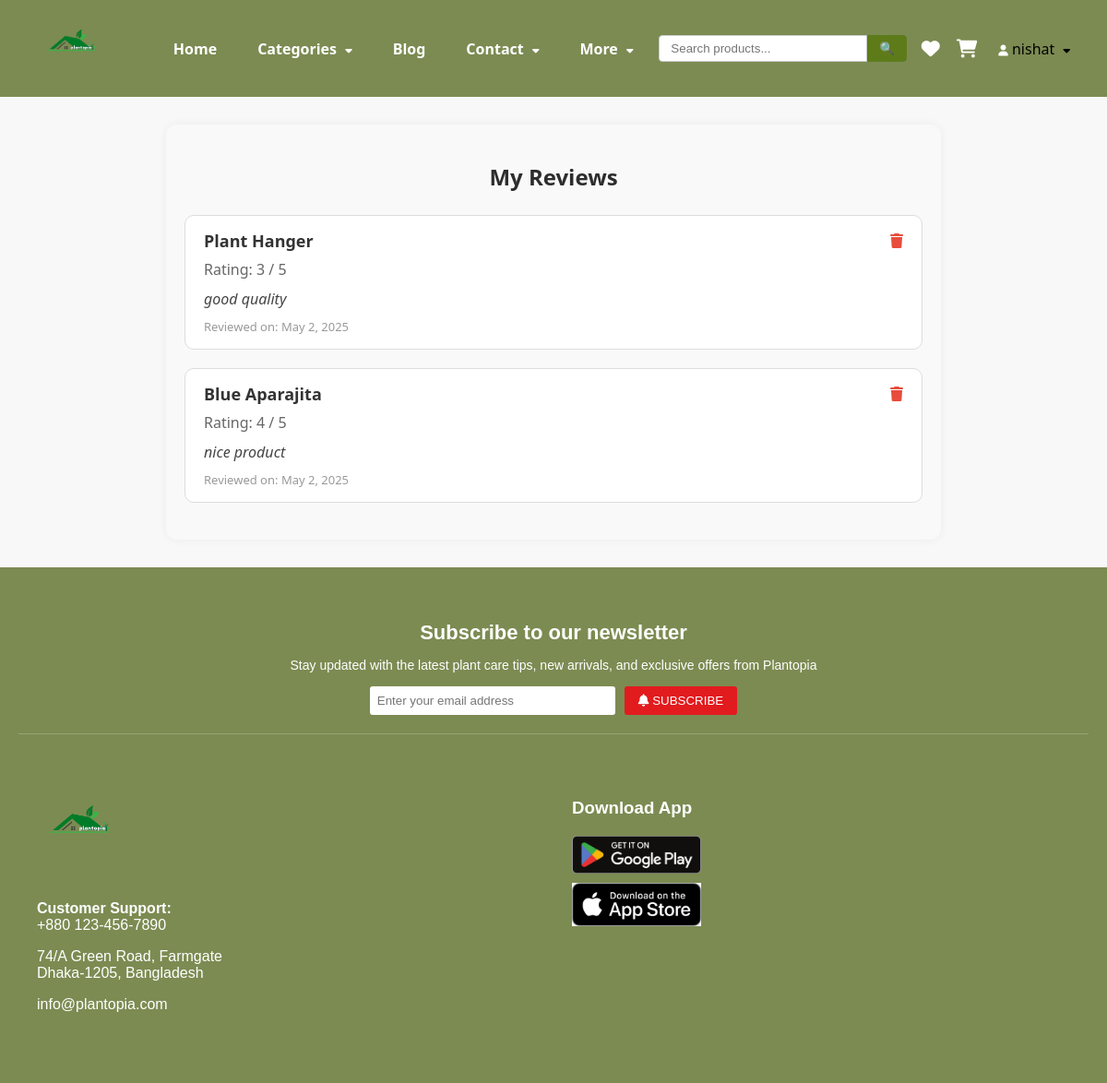
Page /my-reviews/ (signed in) on the earlier database version.
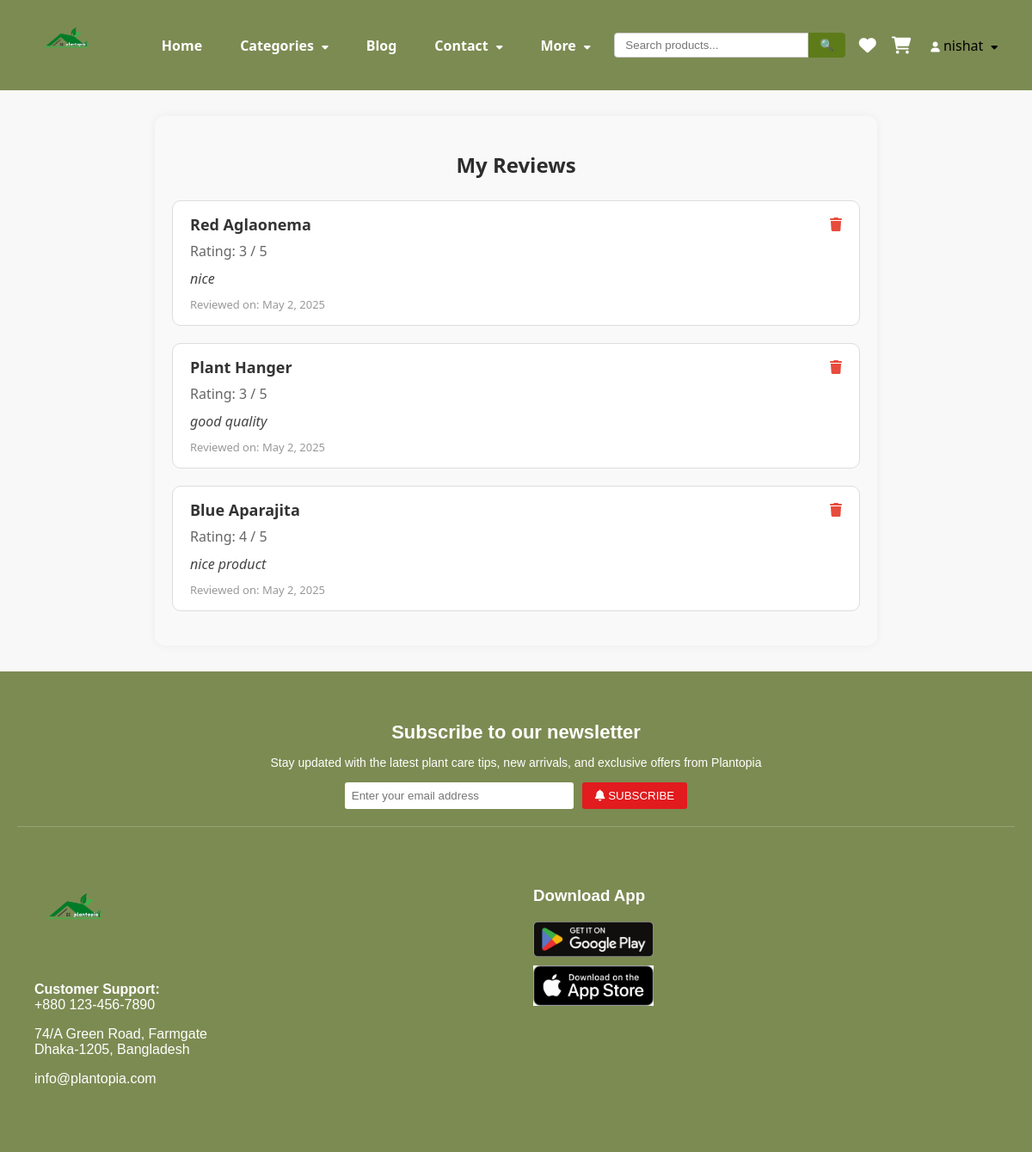
Same page on the later database version.
### shop/models.py (models this page shows, shortened)
class Review(models.Model):
    product = models.ForeignKey('Product', on_delete=models.CASCADE)
    user = models.ForeignKey(User, on_delete=models.CASCADE)
    rating = models.IntegerField(
        default=5,
        validators=[MinValueValidator(1), MaxValueValidator(5)]
    )
    comment = models.TextField()
    created_at = models.DateTimeField(auto_now_add=True)

class Product(models.Model):
    name = models.CharField(max_length=100)
    slug = models.SlugField(max_length=255, unique=True, blank=True)
    image = models.ImageField(upload_to='products/')
    price = models.DecimalField(max_digits=8, decimal_places=2)
    discount_price = models.DecimalField(max_digits=8, decimal_places=2, null=True, blank=True)
    category = models.ForeignKey('Category', on_delete=models.CASCADE)
    description = models.TextField(blank=True, null=True)
    availability = models.BooleanField(default=True)
    size = models.CharField(max_length=50, blank=True, null=True)
    stock = models.PositiveIntegerField(default=0)
    rating = models.FloatField(
        default=0,
        validators=[MinValueValidator(0), MaxValueValidator(5)]
    )
    best_deal = models.BooleanField(default=False)
    owner = models.ForeignKey(User, on_delete=models.CASCADE, null=True, blank=True, related_name="products")

### shop/views.py (the view)
# urls.py: path('my-reviews/', views.my_reviews, name='my_reviews'),
@login_required
def my_reviews(request):
    reviews = Review.objects.filter(user=request.user).select_related('product').order_by('-created_at')
    return render(request, 'my_reviews.html', {'reviews': reviews})

### shop/context_processors.py (called while the page is built)
def categories_processor(request):
    return {
        'categories': Category.objects.filter(parent__isnull=True)
    }

### templates/my_reviews.html (shortened to what this page needs)
{% extends 'base.html' %}
{% load static %}
{% block content %}
<link rel="stylesheet" href="https://cdnjs.cloudflare.com/ajax/libs/font-awesome/6.0.0/css/all.min.css">
<link rel="stylesheet" href="{% static 'css/my_reviews.css' %}">
<div class="my-reviews-container">
    <h2>My Reviews</h2>
    {% if reviews %}
        {% for review in reviews %}
        <div class="review-item">
            <div class="review-header">
                <strong>{{ review.product.name }}</strong>
                <form action="{% url 'delete_review' review.id %}" method="post" onsubmit="return confirmDelete();">
                    <button type="submit" class="delete-icon-btn" title="Delete Review">
                        <i class="fas fa-trash"></i>
                    </button>
                </form>
            </div>
            <div class="review-rating">
                Rating: {{ review.rating }} / 5
            </div>
            <div class="review-comment">
                {{ review.comment }}
            </div>
            <div class="review-date">
                Reviewed on: {{ review.created_at|date:"F j, Y" }}
            </div>
        </div>
        {% endfor %}
    {% else %}
        <p>You haven't submitted any reviews yet.</p>
    {% endif %}
</div>
{% endblock %}

Differences in the rows shown:
added Review: product.name "Red Aglaonema", rating "3", comment "nice", created_at "May 2, 2025"
